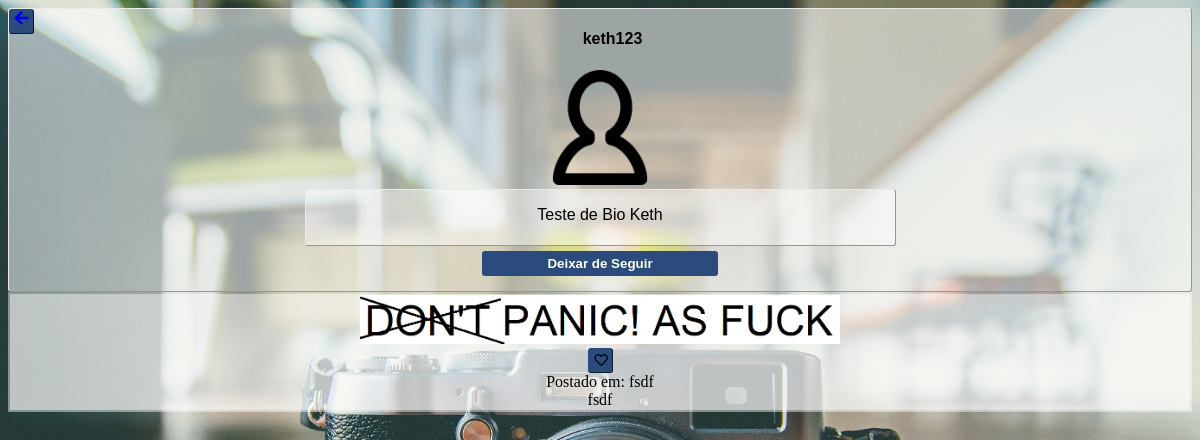
Page /nav.php?page=perfil_busca&id_busca=3 (signed in) on the earlier database version.
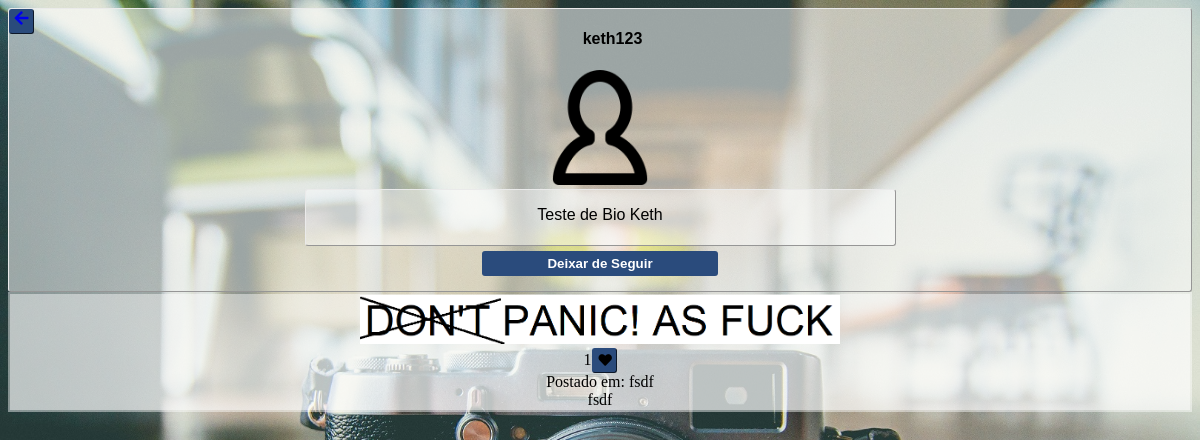
Same page on the later database version.
### tables this page shows
CREATE TABLE `perfil` (
  `id` int(50) NOT NULL,
  `bio` varchar(200) NOT NULL,
  `img_perfil` varchar(200) NOT NULL,
  `dt_att` datetime NOT NULL DEFAULT CURRENT_TIMESTAMP
);

CREATE TABLE `usuarios` (
  `id` int(11) NOT NULL,
  `nome` varchar(100) NOT NULL,
  `email` varchar(100) NOT NULL,
  `usuario` varchar(50) NOT NULL,
  `senha` varchar(200) NOT NULL
);

CREATE TABLE `imagens` (
  `id_user` int(11) NOT NULL,
  `id_img` int(11) NOT NULL,
  `img_path` varchar(100) NOT NULL,
  `img_desc` varchar(200) DEFAULT NULL,
  `img_local` varchar(50) DEFAULT NULL,
  `dt_post` datetime NOT NULL DEFAULT CURRENT_TIMESTAMP
);

CREATE TABLE `curtidas` (
  `id_user` int(11) NOT NULL,
  `id_img` int(11) NOT NULL
);

### logic/util.php (called while the page is built, shortened)
<?php
function sanitize_unsafe($value) {
   $search = array("\\",  "\x00", "\n",  "\r",  "'",  '"', "\x1a", "<?php");
   $replace = array("\\\\","\\0","\\n", "\\r", "\'", '\"', "\\Z", "//<?php");
   return str_replace($search, $replace, $value);
}
function fromGet($param){
   if (isset($_GET[$param]))
      return sanitize_unsafe($_GET[$param]);
}
?>

### banco.php (called while the page is built)
<?php
function getConnection(){
  $username = 'root';
  $password = '';
  $conn = new PDO('mysql:host=localhost;dbname=instamatch', $username, $password);
  return $conn;
}
?>

### pages/perfil_busca.php (the view, shortened to what this page needs)
<?php
  $id = fromGet("id_busca");
  $sql = "SELECT p.bio, p.img_perfil, u.usuario FROM perfil p, usuarios u WHERE p.id = ".$id." AND u.id = ".$id."";
  foreach(getConnection()->query($sql) as $row){
    $bio = $row['bio'];
    $img_perfil = $row['img_perfil'];
    $usuario = $row['usuario'];
  }
?>
<section>
  <div class="main_perfil">
    <a href="../nav.php?page=new_follow" class="top_bar_back_button" name="back_button"><i class="fas fa-arrow-left"></i></a>
    <h4><?php echo($usuario); ?></h4>
    <div class="foto_perfil">
      <img src="<?php echo($img_perfil); ?>" alt="img_perfil">
    </div>
    <div class="descricao_perfil">
      <p><?php echo($bio); ?></p>
    </div>
    <div class="">
      <?php
      $sql = "SELECT * FROM seguidores WHERE id_user = '".$user['id']."' AND id_user_segue = '".$id."'";
      $stmt = getConnection()->query($sql);
      $aux = $stmt->fetchColumn();
      if($aux != 0){
        echo ("<form method='POST' action='../logic/unfollow.php'>");
          echo ("<button type='submit' class='buttons_large buttons_profile' name='id_unf' value='".$id."'>Deixar de Seguir</button>");
        echo ("</form>");
      }
      else if($aux == 0){
        echo ("<form method='POST' action='../logic/seguir_user.php'>");
          echo ("<button type='submit' class='buttons_large buttons_profile' name='id_seguir' value='".$id."'>Seguir</button>");
        echo ("</form>");
      }
      ?>
    </div>
  </div>
  <div class="suas_fotos">
    <?php
      $sql = "SELECT img_path, img_desc, img_local, id_img FROM imagens WHERE id_user = ".$id." ORDER BY dt_post DESC";
      $html_string = "<table class=''>";
      $html_string .="<tr>";
      foreach(getConnection()->query($sql) as $row){
        try {
          $html_string .= "<td align='center'>";
          $html_string .= "<div class=''>";
          $html_string .=   "<div class='col-5'>";
          $html_string .=     "<img src= '".$row['img_path']."' atl='".$row['img_desc']."'>";
          $sql = "SELECT * FROM curtidas WHERE id_user = '".$user['id']."' AND id_img = '".$row['id_img']."'";
          $stmt = getConnection()->query($sql);
          $aux = $stmt->fetchColumn();
          $sql = "SELECT * FROM curtidas WHERE id_img = '".$row['id_img']."'";
          $stmt = getConnection()->query($sql);
          $num_curtidas = $stmt->fetchColumn();
          if($aux != 0){
            $html_string .=   "<form method= 'post' class='' enctype='multipart/form-data' action='../logic/descurtir.php?pg=perfil_busca&id_busca=".$id."'>";
            $html_string .=     "<input type='hidden' name='id_img' value='".$row['id_img']."'>";
            $html_string .=     $num_curtidas."<button type='submit' class='like_button' name='descurtir'><i class='fas fa-heart'></i></button>";
            $html_string .=   "</form>";
          }
          else if($aux == 0){
            $html_string .=   "<form method= 'post' class='' enctype='multipart/form-data' action='../logic/curtir.php?pg=perfil_busca&id_busca=".$id."'>";
            $html_string .=     "<input type='hidden' name='id_img' value='".$row['id_img']."'>";
            $html_string .=     $num_curtidas."<button type='submit' class='like_button' name='curtir'><i class='far fa-heart'></i></button>";
            $html_string .=   "</form>";
          }
          $html_string .=     "Postado em: ".$row['img_local']."<br>";
          $html_string .=     $row['img_desc'];
          $html_string .=   "</div>";
          $html_string .= "</td>";
        } catch (PDOException $e) {
          echo "Erro: ". $e->getMessage();
          die;
        }
      }
      $html_string .= "</tr>";
      $html_string .= "</table>";
      echo $html_string;
    ?>
  </div>
</section>

### nav.php (shortened to what this page needs)
<?php
  $page = "home";
  if (isset($_GET['page']))
    $page = fromGet('page');
  $file = "pages/$page.php";
?>
<!DOCTYPE html>
<html lang="pt" dir="ltr">
  <head>
    <link rel="stylesheet" href="css/style.css">
    <link rel="stylesheet" href="https://use.fontawesome.com/releases/v5.8.2/css/all.css">
  </head>
  <body class="back-photo">
    <main class="mainSession">
      <?php
        $user = $_SESSION["autenticado"];
        if (file_exists($file))
          include $file;
        else
          include "404.php";
      ?>
    </main>
  </body>
</html>

### css/style.css (style rules this page uses)
* { box-sizing: border-box; }
.col-5 { width: 41.66%; }
table, th, td { border: 0px; background-color: RGBa(255, 255, 255, 45%); }
th, td { width: 33.33%; }
.buttons_large { display:block; border-radius: 3px; border: 0px; margin: 5px auto 10px; width: 75%; height:25px; background-color: #2A4B7C; text-align: center; text-decoration:none; color: white; font-weight:bold; line-height: 150%; cursor: pointer; }
.back-photo { background: url('../images/background.jpg'); background-repeat:no-repeat; background-size: cover; background-attachment: fixed; }
img { width: 98%; height: auto; }
.main_perfil { font-family: sans-serif; text-align: center; background-color: RGBa(255, 255, 255, 55%); border-radius: 3px; padding-bottom: 5px; border: 1px outset #EAEAEA; }
.foto_perfil { margin: 0 auto; width: 10%; height: 10%; }
.descricao_perfil { display: inline-block; word-wrap: break-word; margin: 0 auto; width: 50%; height: 50%; background-color: RGBa(255, 255, 255, 45%); border-radius: 3px; padding-bottom: 5px; border: 1px outset #EAEAEA; }
.buttons_profile { width: 20%; }
.top_bar_back_button { float: left; border-radius: 3px; border: 0px; width: 25px; height:25px; background-color: #2A4B7C; border: 1px outset #2A4B7C; cursor: pointer; }
.like_button { border-radius: 3px; border: 0px; width: 25px; height:25px; background-color: #2A4B7C; border: 1px outset #2A4B7C; cursor: pointer; }

Differences in the rows shown:
added curtidas: id_user "1"
